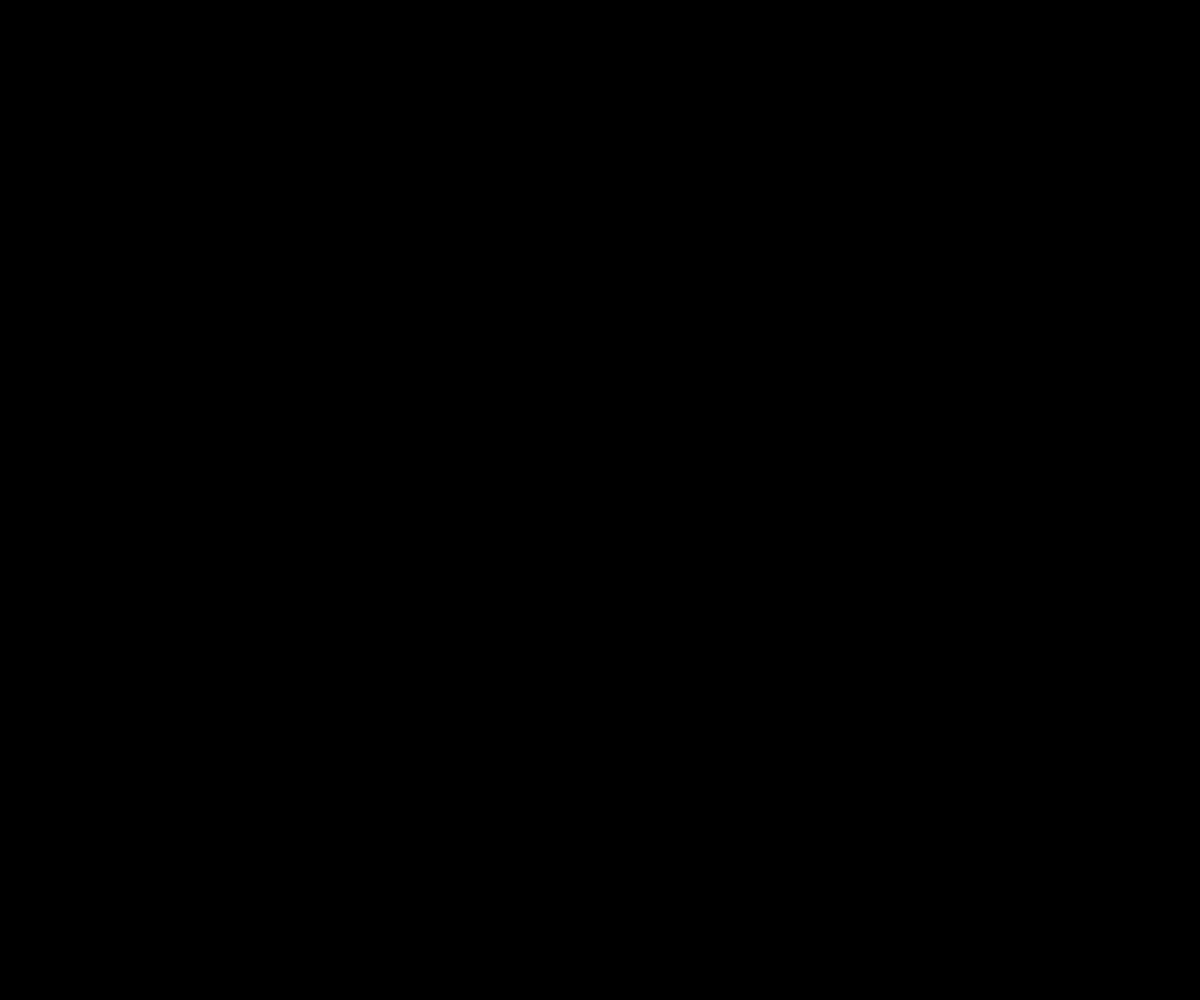
Frame 1 (no input)
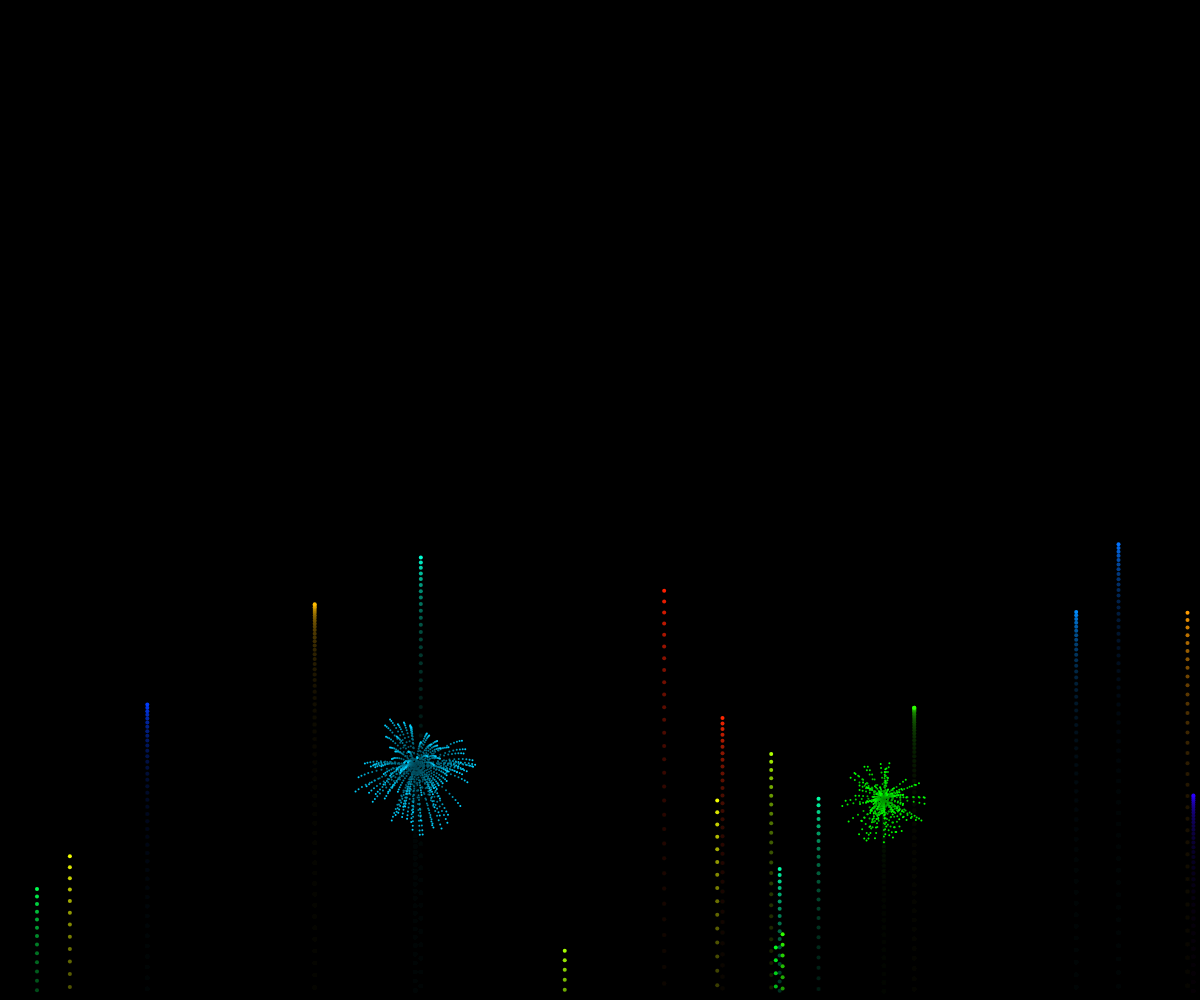
Frame 60 (no input)
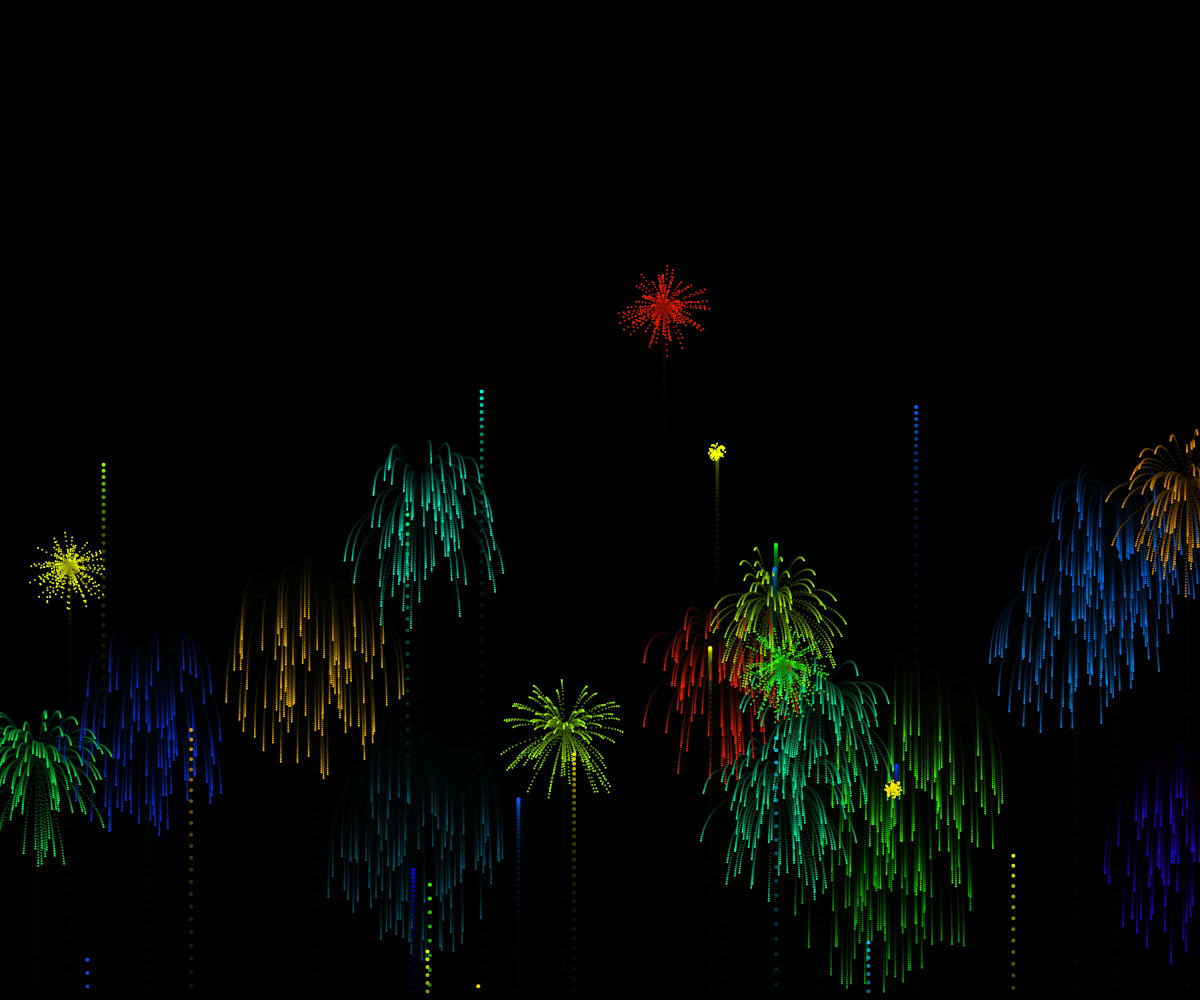
Frame 120 (the mouse pressed at the canvas centre since frame 60)

The p5.js sketch that drew these frames (run headless with seeded random() and noise() and a simulated clock; from frame 60 on, the mouse is pressed at the canvas centre):

// p5.js sketch
// ── sketch.js
let fireworks = [];
let gravity;

function setup() {
	createCanvas(windowWidth, windowHeight);
	colorMode(RGB);
	gravity = createVector(0, 0.2);
	stroke(255);
	strokeWeight(4);
	background(0);
}

function draw() {
	colorMode(RGB);
	background(0, 0, 0, 25);
	if (random(1) < 0.25) {
		fireworks.push(new Firework());
	}
	for (let i = fireworks.length - 1; i >= 0; i--) {
		fireworks[i].update();
		fireworks[i].show();
		if (fireworks[i].done()) {
			fireworks.splice(i, 1);
		}
	}
}

// ── firework.js
function Firework() {
	this.hue = random(255);
	this.firework = new Particle(random(width), height, this.hue, true);
	this.exploded = false;
	this.particles = [];

	this.done = function () {
		return this.exploded && this.particles.length === 0;
	}

	this.update = function () {
		if (!this.exploded) {
			this.firework.applyForce(gravity);
			this.firework.update();

			if (this.firework.velocity.y >= 0) {
				this.exploded = true;
				this.explode();
			}
		}
		for (let i = this.particles.length - 1; i >= 0; i--) {
			this.particles[i].applyForce(gravity);
			this.particles[i].update();

			if (this.particles[i].done()) {
				this.particles.splice(i, 1);
			}
		}
	}

	this.explode = function () {
		for (let i = 0; i < 100; i++) {
			const p = new Particle(this.firework.position.x, this.firework.position.y, this.hue, false);
			this.particles.push(p);
		}
	}

	this.show = function () {
		if (!this.exploded) {
			this.firework.show();
		}
		for (let i = 0; i < this.particles.length; i++) {
			this.particles[i].show();
		}
	}
}
// ── particle.js
function Particle(x, y, hue, firework) {
	this.position = createVector(x, y);
	this.firework = firework;
	this.lifespan = 255;
	this.hue = hue;

	if (this.firework) {
		this.velocity = createVector(0, random(-17, -8));
	} else {
		this.velocity = p5.Vector.random2D();
		this.velocity.mult(random(2, 10));
	}

	this.acceleration = createVector(0, 0);

	this.applyForce = function (force) {
		this.acceleration.add(force);
	}

	this.update = function () {
		if (!this.firework) {
			this.velocity.mult(0.9);
			this.lifespan -= 4;
		}
		this.velocity.add(this.acceleration);
		this.position.add(this.velocity);
		this.acceleration.mult(0);
	}

	this.done = function () {
		return this.lifespan < 0;
	}

	this.show = function () {
		colorMode(HSB);
		if (!this.firework) {
			stroke(hue, 255, 255, this.lifespan);
			strokeWeight(2);
		} else {
			stroke(hue, 255, 255);
			strokeWeight(4);
		}
		point(this.position.x, this.position.y);
	}
}
